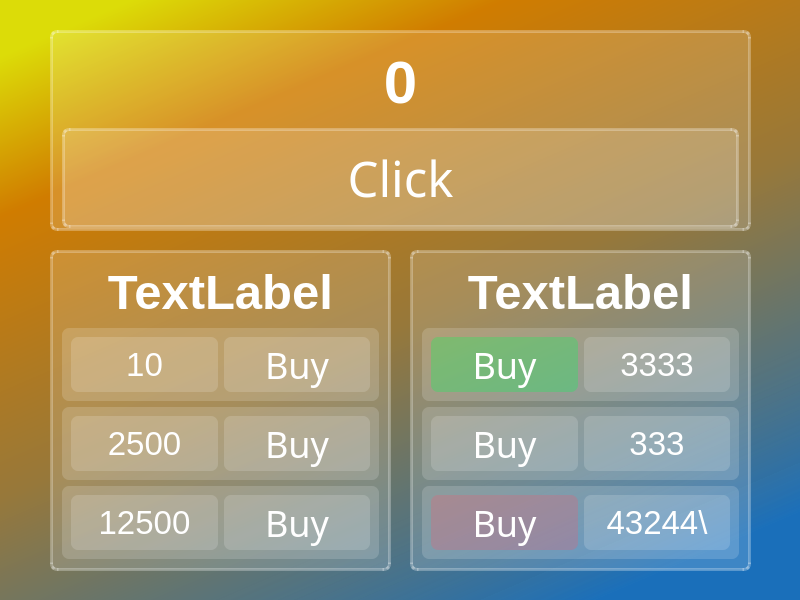
<?xml version="1.0" encoding="UTF-8"?>
<ui version="4.0">
 <class>Clicker</class>
 <widget class="QMainWindow" name="Clicker">
  <property name="geometry">
   <rect>
    <x>0</x>
    <y>0</y>
    <width>800</width>
    <height>600</height>
   </rect>
  </property>
  <property name="sizePolicy">
   <sizepolicy hsizetype="Preferred" vsizetype="Preferred">
    <horstretch>0</horstretch>
    <verstretch>0</verstretch>
   </sizepolicy>
  </property>
  <property name="minimumSize">
   <size>
    <width>800</width>
    <height>600</height>
   </size>
  </property>
  <property name="maximumSize">
   <size>
    <width>800</width>
    <height>600</height>
   </size>
  </property>
  <property name="font">
   <font>
    <family>Ink Free</family>
    <pointsize>18</pointsize>
   </font>
  </property>
  <property name="windowTitle">
   <string>Clicker</string>
  </property>
  <property name="styleSheet">
   <string notr="true">background-color: qlineargradient(spread:pad, x1:0.165854, y1:0, x2:0.741463, y2:1, stop:0 rgba(220, 220, 8, 255), stop:0.2 rgba(208, 124, 0, 255), stop:0.55122 rgba(151, 120, 58, 255), stop:0.790244 rgba(90, 116, 121, 255), stop:1 rgba(26, 111, 186, 210))</string>
  </property>
  <widget class="QWidget" name="centralwidget">
   <property name="sizePolicy">
    <sizepolicy hsizetype="Preferred" vsizetype="Preferred">
     <horstretch>0</horstretch>
     <verstretch>0</verstretch>
    </sizepolicy>
   </property>
   <widget class="QFrame" name="clickFrame_2">
    <property name="geometry">
     <rect>
      <x>50</x>
      <y>30</y>
      <width>701</width>
      <height>201</height>
     </rect>
    </property>
    <property name="styleSheet">
     <string notr="true">background-color: rgba(255, 255, 255, 40);
border: 3px solid rgba(255, 255, 255, 70);
border-radius: 7px;</string>
    </property>
    <layout class="QVBoxLayout" name="clickFrame">
     <item>
      <widget class="QLabel" name="balanceLbl">
       <property name="minimumSize">
        <size>
         <width>100</width>
         <height>80</height>
        </size>
       </property>
       <property name="styleSheet">
        <string notr="true">color: white;
font: Segoe;
font-weight: bold;
font-size: 45pt;
background-color: none;
border: none;</string>
       </property>
       <property name="text">
        <string>0</string>
       </property>
       <property name="textFormat">
        <enum>Qt::AutoText</enum>
       </property>
       <property name="alignment">
        <set>Qt::AlignCenter</set>
       </property>
       <property name="wordWrap">
        <bool>false</bool>
       </property>
      </widget>
     </item>
     <item>
      <widget class="QPushButton" name="clickBtn">
       <property name="minimumSize">
        <size>
         <width>80</width>
         <height>100</height>
        </size>
       </property>
       <property name="font">
        <font>
         <family>Averia Serif</family>
         <pointsize>37</pointsize>
         <italic>false</italic>
         <bold>false</bold>
        </font>
       </property>
       <property name="styleSheet">
        <string notr="true">QPushButton{
color: white;
background-color: rgba(255, 255, 255, 40);
border: 3px solid rgba(255, 255, 255, 70);
border-radius: 7px;
font-size: 37pt;
}
QPushButton:hover{
background-color: rgba(255, 255, 255, 55);
}
QPushButton:pressed{
background-color: rgba(255, 255, 255, 70);
}</string>
       </property>
       <property name="text">
        <string>Click</string>
       </property>
      </widget>
     </item>
    </layout>
   </widget>
   <widget class="QFrame" name="clickUpdFrame">
    <property name="geometry">
     <rect>
      <x>50</x>
      <y>250</y>
      <width>341</width>
      <height>321</height>
     </rect>
    </property>
    <property name="styleSheet">
     <string notr="true">background-color: rgba(255, 255, 255, 40);
border: 3px solid rgba(255, 255, 255, 70);
border-radius: 7px;</string>
    </property>
    <layout class="QVBoxLayout" name="verticalLayout_2">
     <item>
      <widget class="QLabel" name="dmgLbl">
       <property name="font">
        <font>
         <pointsize>37</pointsize>
         <bold>true</bold>
        </font>
       </property>
       <property name="styleSheet">
        <string notr="true">color: white;
font-weight: bold;
font-size: 37pt;
background-color: none;
border: none;</string>
       </property>
       <property name="text">
        <string>TextLabel</string>
       </property>
       <property name="alignment">
        <set>Qt::AlignCenter</set>
       </property>
      </widget>
     </item>
     <item>
      <widget class="QFrame" name="clickUpdFrame1">
       <property name="styleSheet">
        <string notr="true">color: none;
border: none;</string>
       </property>
       <layout class="QHBoxLayout" name="horizontalLayout">
        <item>
         <widget class="QLabel" name="clickUpdLbl1">
          <property name="minimumSize">
           <size>
            <width>80</width>
            <height>55</height>
           </size>
          </property>
          <property name="styleSheet">
           <string notr="true">color: white;
font-size: 25pt;</string>
          </property>
          <property name="text">
           <string>10</string>
          </property>
          <property name="alignment">
           <set>Qt::AlignCenter</set>
          </property>
         </widget>
        </item>
        <item>
         <widget class="QPushButton" name="clickUpdBtn1">
          <property name="minimumSize">
           <size>
            <width>80</width>
            <height>55</height>
           </size>
          </property>
          <property name="font">
           <font>
            <family>Averia Sans</family>
            <pointsize>27</pointsize>
            <italic>false</italic>
            <bold>false</bold>
           </font>
          </property>
          <property name="styleSheet">
           <string notr="true">QPushButton{
color: white;
font: averia;
background-color: rgba(255, 255, 255, 40);
border: none;
font-size: 27pt;
}
QPushButton:hover{
background-color:rgba(255, 255, 255, 55);
}
QPushButton:pressed{
background-color:rgba(255, 255, 255, 70);
}</string>
          </property>
          <property name="text">
           <string>Buy</string>
          </property>
         </widget>
        </item>
       </layout>
      </widget>
     </item>
     <item>
      <widget class="QFrame" name="clickUpdFrame2">
       <property name="styleSheet">
        <string notr="true">color: none;
border: none;</string>
       </property>
       <layout class="QHBoxLayout" name="horizontalLayout_2">
        <item>
         <widget class="QLabel" name="clickUpdLbl2">
          <property name="minimumSize">
           <size>
            <width>80</width>
            <height>55</height>
           </size>
          </property>
          <property name="styleSheet">
           <string notr="true">color: white;
font-size: 25pt;</string>
          </property>
          <property name="text">
           <string>2500</string>
          </property>
          <property name="alignment">
           <set>Qt::AlignCenter</set>
          </property>
         </widget>
        </item>
        <item>
         <widget class="QPushButton" name="clickUpdBtn2">
          <property name="minimumSize">
           <size>
            <width>80</width>
            <height>55</height>
           </size>
          </property>
          <property name="font">
           <font>
            <family>Averia Sans</family>
            <pointsize>27</pointsize>
            <italic>false</italic>
            <bold>false</bold>
           </font>
          </property>
          <property name="styleSheet">
           <string notr="true">QPushButton{
color: white;
font: averia;
background-color: rgba(255, 255, 255, 40);
border: none;
font-size: 27pt;
}
QPushButton:hover{
background-color:rgba(255, 255, 255, 55);
}
QPushButton:pressed{
background-color:rgba(255, 255, 255, 70);
}</string>
          </property>
          <property name="text">
           <string>Buy</string>
          </property>
         </widget>
        </item>
       </layout>
      </widget>
     </item>
     <item>
      <widget class="QFrame" name="clickUpdFrame3">
       <property name="styleSheet">
        <string notr="true">color: none;
border: none;</string>
       </property>
       <layout class="QHBoxLayout" name="horizontalLayout_3">
        <item>
         <widget class="QLabel" name="clickUpdLbl3">
          <property name="minimumSize">
           <size>
            <width>80</width>
            <height>55</height>
           </size>
          </property>
          <property name="styleSheet">
           <string notr="true">color: white;
font-size: 25pt;</string>
          </property>
          <property name="text">
           <string>12500</string>
          </property>
          <property name="alignment">
           <set>Qt::AlignCenter</set>
          </property>
         </widget>
        </item>
        <item>
         <widget class="QPushButton" name="clickUpdBtn3">
          <property name="minimumSize">
           <size>
            <width>80</width>
            <height>55</height>
           </size>
          </property>
          <property name="font">
           <font>
            <family>Averia Sans</family>
            <pointsize>27</pointsize>
            <italic>false</italic>
            <bold>false</bold>
           </font>
          </property>
          <property name="styleSheet">
           <string notr="true">QPushButton{
color: white;
font: averia;
background-color: rgba(255, 255, 255, 40);
border: none;
font-size: 27pt;
}
QPushButton:hover{
background-color:rgba(255, 255, 255, 55);
}
QPushButton:pressed{
background-color:rgba(255, 255, 255, 70);
}</string>
          </property>
          <property name="text">
           <string>Buy</string>
          </property>
         </widget>
        </item>
       </layout>
      </widget>
     </item>
    </layout>
   </widget>
   <widget class="QFrame" name="cpsUpdFrame_2">
    <property name="geometry">
     <rect>
      <x>410</x>
      <y>250</y>
      <width>341</width>
      <height>321</height>
     </rect>
    </property>
    <property name="styleSheet">
     <string notr="true">background-color: rgba(255, 255, 255, 40);
border: 3px solid rgba(255, 255, 255, 70);
border-radius: 7px;</string>
    </property>
    <layout class="QVBoxLayout" name="cpsUpdFrame">
     <item>
      <widget class="QLabel" name="cpsLbl">
       <property name="font">
        <font>
         <pointsize>37</pointsize>
         <bold>true</bold>
        </font>
       </property>
       <property name="styleSheet">
        <string notr="true">color: white;
font-weight: bold;
font-size: 37pt;
background-color: none;
border: none;</string>
       </property>
       <property name="text">
        <string>TextLabel</string>
       </property>
       <property name="alignment">
        <set>Qt::AlignCenter</set>
       </property>
      </widget>
     </item>
     <item>
      <widget class="QFrame" name="cpsUpdFrame1">
       <property name="styleSheet">
        <string notr="true">color: none;
border: none;</string>
       </property>
       <layout class="QHBoxLayout" name="horizontalLayout_7">
        <item>
         <widget class="QPushButton" name="cpsUpdBtn1">
          <property name="enabled">
           <bool>true</bool>
          </property>
          <property name="minimumSize">
           <size>
            <width>80</width>
            <height>55</height>
           </size>
          </property>
          <property name="font">
           <font>
            <family>Averia Sans</family>
            <pointsize>27</pointsize>
           </font>
          </property>
          <property name="styleSheet">
           <string notr="true">QPushButton{
color: white;
background-color: rgba(0, 255, 85, 70);
border: none;
font-size: 27pt;
}
QPushButton:hover{
background-color: rgba(25, 255, 100, 85);
}
QPushButton:pressed{
background-color: rgba(0, 255, 0, 65);
}</string>
          </property>
          <property name="text">
           <string>Buy</string>
          </property>
         </widget>
        </item>
        <item>
         <widget class="QLabel" name="cpsUpdLbl1">
          <property name="minimumSize">
           <size>
            <width>80</width>
            <height>55</height>
           </size>
          </property>
          <property name="styleSheet">
           <string notr="true">color: white;
font-size: 25pt;</string>
          </property>
          <property name="text">
           <string>3333</string>
          </property>
          <property name="alignment">
           <set>Qt::AlignCenter</set>
          </property>
         </widget>
        </item>
       </layout>
      </widget>
     </item>
     <item>
      <widget class="QFrame" name="cpsUpdFrame2">
       <property name="styleSheet">
        <string notr="true">color: none;
border: none;</string>
       </property>
       <layout class="QHBoxLayout" name="horizontalLayout_8">
        <item>
         <widget class="QPushButton" name="cpsUpdBtn2">
          <property name="minimumSize">
           <size>
            <width>80</width>
            <height>55</height>
           </size>
          </property>
          <property name="font">
           <font>
            <family>Averia Sans</family>
            <pointsize>27</pointsize>
           </font>
          </property>
          <property name="styleSheet">
           <string notr="true">QPushButton{
color: white;
background-color: rgba(255, 255, 255, 40);
border: none;
font-size: 27pt;
}
QPushButton:hover{
background-color:rgba(255, 255, 255, 55);
}
QPushButton:pressed{
background-color:rgba(255, 255, 255, 70);
}</string>
          </property>
          <property name="text">
           <string>Buy</string>
          </property>
         </widget>
        </item>
        <item>
         <widget class="QLabel" name="cpsUpdLbl2">
          <property name="minimumSize">
           <size>
            <width>80</width>
            <height>55</height>
           </size>
          </property>
          <property name="styleSheet">
           <string notr="true">color: white;
font-size: 25pt;</string>
          </property>
          <property name="text">
           <string>333</string>
          </property>
          <property name="alignment">
           <set>Qt::AlignCenter</set>
          </property>
         </widget>
        </item>
       </layout>
      </widget>
     </item>
     <item>
      <widget class="QFrame" name="cpsUpdFrame3">
       <property name="styleSheet">
        <string notr="true">color: none;
border: none;</string>
       </property>
       <layout class="QHBoxLayout" name="horizontalLayout_9">
        <item>
         <widget class="QPushButton" name="cpsUpdBtn3">
          <property name="minimumSize">
           <size>
            <width>80</width>
            <height>55</height>
           </size>
          </property>
          <property name="font">
           <font>
            <family>Averia Sans</family>
            <pointsize>27</pointsize>
           </font>
          </property>
          <property name="styleSheet">
           <string notr="true">QPushButton{
color: white;
background-color: rgba(255, 80, 100, 60);
border: none;
font-size: 27pt;
}
QPushButton:hover{
background-color: rgba(255, 80, 100, 75);
}
QPushButton:pressed{
background-color: rgba(255, 80, 100, 90);
}</string>
          </property>
          <property name="text">
           <string>Buy</string>
          </property>
         </widget>
        </item>
        <item>
         <widget class="QLabel" name="cpsUpdLbl3">
          <property name="minimumSize">
           <size>
            <width>80</width>
            <height>55</height>
           </size>
          </property>
          <property name="styleSheet">
           <string notr="true">color: white;
font-size: 25pt;</string>
          </property>
          <property name="text">
           <string>43244\</string>
          </property>
          <property name="alignment">
           <set>Qt::AlignCenter</set>
          </property>
         </widget>
        </item>
       </layout>
      </widget>
     </item>
    </layout>
   </widget>
  </widget>
 </widget>
 <resources/>
 <connections/>
</ui>
